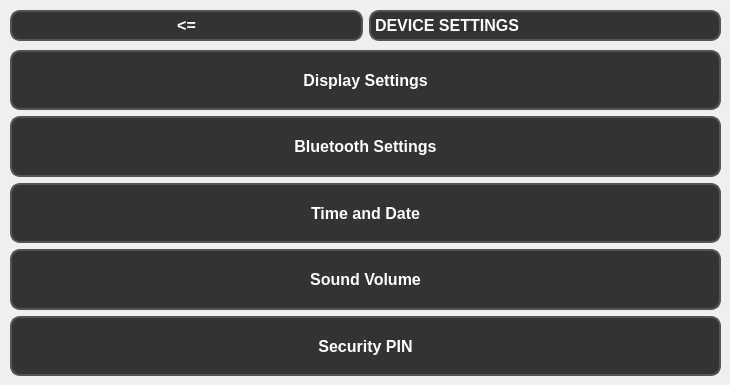
        <widget class="QWidget" name="deviceSettingsPage">
         <widget class="QWidget" name="verticalLayoutWidget_6">
          <property name="geometry">
           <rect>
            <x>10</x>
            <y>50</y>
            <width>711</width>
            <height>326</height>
           </rect>
          </property>
          <layout class="QVBoxLayout" name="verticalLayout_9">
           <item>
            <widget class="QPushButton" name="displaySettingsButton">
             <property name="sizePolicy">
              <sizepolicy hsizetype="Minimum" vsizetype="Minimum">
               <horstretch>0</horstretch>
               <verstretch>0</verstretch>
              </sizepolicy>
             </property>
             <property name="minimumSize">
              <size>
               <width>0</width>
               <height>60</height>
              </size>
             </property>
             <property name="styleSheet">
              <string notr="true">QPushButton {
    font: bold 12pt;
    background-color: #333;
    color: white;
    border-radius: 10px;
    border: 2px solid #555;
}</string>
             </property>
             <property name="text">
              <string>Display Settings</string>
             </property>
            </widget>
           </item>
           <item>
            <widget class="QPushButton" name="bluetoothSettingsButton">
             <property name="sizePolicy">
              <sizepolicy hsizetype="Minimum" vsizetype="Minimum">
               <horstretch>0</horstretch>
               <verstretch>0</verstretch>
              </sizepolicy>
             </property>
             <property name="minimumSize">
              <size>
               <width>0</width>
               <height>60</height>
              </size>
             </property>
             <property name="styleSheet">
              <string notr="true">QPushButton {
    font: bold 12pt;
    background-color: #333;
    color: white;
    border-radius: 10px;
    border: 2px solid #555;
}</string>
             </property>
             <property name="text">
              <string>Bluetooth Settings</string>
             </property>
            </widget>
           </item>
           <item>
            <widget class="QPushButton" name="timeDateButton">
             <property name="sizePolicy">
              <sizepolicy hsizetype="Minimum" vsizetype="Minimum">
               <horstretch>0</horstretch>
               <verstretch>0</verstretch>
              </sizepolicy>
             </property>
             <property name="minimumSize">
              <size>
               <width>0</width>
               <height>60</height>
              </size>
             </property>
             <property name="styleSheet">
              <string notr="true">QPushButton {
    font: bold 12pt;
    background-color: #333;
    color: white;
    border-radius: 10px;
    border: 2px solid #555;
}</string>
             </property>
             <property name="text">
              <string>Time and Date</string>
             </property>
            </widget>
           </item>
           <item>
            <widget class="QPushButton" name="soundVolumeButton">
             <property name="sizePolicy">
              <sizepolicy hsizetype="Minimum" vsizetype="Minimum">
               <horstretch>0</horstretch>
               <verstretch>0</verstretch>
              </sizepolicy>
             </property>
             <property name="minimumSize">
              <size>
               <width>0</width>
               <height>60</height>
              </size>
             </property>
             <property name="styleSheet">
              <string notr="true">QPushButton {
    font: bold 12pt;
    background-color: #333;
    color: white;
    border-radius: 10px;
    border: 2px solid #555;
}</string>
             </property>
             <property name="text">
              <string>Sound Volume</string>
             </property>
            </widget>
           </item>
           <item>
            <widget class="QPushButton" name="securityPINButton">
             <property name="sizePolicy">
              <sizepolicy hsizetype="Minimum" vsizetype="Minimum">
               <horstretch>0</horstretch>
               <verstretch>0</verstretch>
              </sizepolicy>
             </property>
             <property name="minimumSize">
              <size>
               <width>0</width>
               <height>60</height>
              </size>
             </property>
             <property name="styleSheet">
              <string notr="true">QPushButton {
    font: bold 12pt;
    background-color: #333;
    color: white;
    border-radius: 10px;
    border: 2px solid #555;
}</string>
             </property>
             <property name="text">
              <string>Security PIN</string>
             </property>
            </widget>
           </item>
          </layout>
         </widget>
         <widget class="QWidget" name="horizontalLayoutWidget_6">
          <property name="geometry">
           <rect>
            <x>10</x>
            <y>10</y>
            <width>711</width>
            <height>31</height>
           </rect>
          </property>
          <layout class="QHBoxLayout" name="horizontalLayout_12">
           <item>
            <widget class="QPushButton" name="backButton_DeviceSettings">
             <property name="sizePolicy">
              <sizepolicy hsizetype="Minimum" vsizetype="Preferred">
               <horstretch>0</horstretch>
               <verstretch>0</verstretch>
              </sizepolicy>
             </property>
             <property name="styleSheet">
              <string notr="true">QPushButton {
    font: bold 12pt;
    background-color: #333;
    color: white;
    border-radius: 10px;
    border: 2px solid #555;
}</string>
             </property>
             <property name="text">
              <string>&lt;=</string>
             </property>
            </widget>
           </item>
           <item>
            <widget class="QLabel" name="deviceSettingsLabel">
             <property name="styleSheet">
              <string notr="true">QLabel {
    font: bold 12pt;
    background-color: #333;
    color: white;
    border-radius: 10px;
    border: 2px solid #555;
        qproperty-alignment: 'AlignCenter';
}</string>
             </property>
             <property name="text">
              <string>DEVICE SETTINGS</string>
             </property>
            </widget>
           </item>
          </layout>
         </widget>
        </widget>
